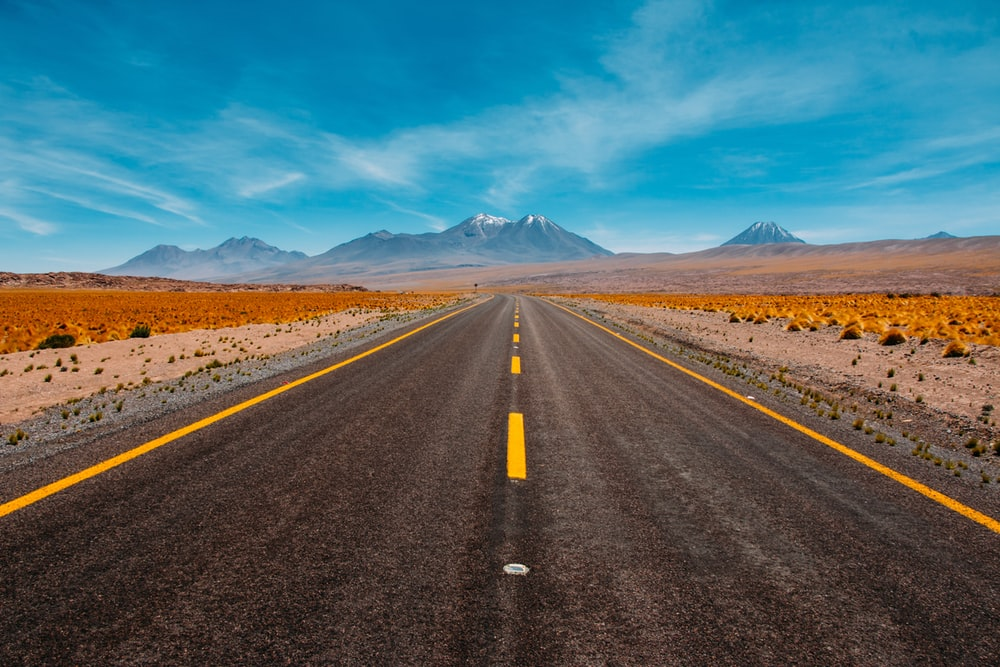
#> input picture herni/sample.jpg, 1000 x 667 px, given in place of the camera
$ jupyter execute Untitled.ipynb   (older library calls are emulated)
#> lines starting #> are read from the running program, lines starting #| are printed output that depends on the picture; after the words box and inside, x2 and y2 are one past the last pixel; in counts of white or black regions, pixels touching at a corner belong together
[cell 1]
import cv2
import numpy as np
import matplotlib.pyplot as plt
plt.xkcd()

[cell 2]
#Capture livestream video content from camera 0
cap = cv2.VideoCapture(0)
_, frame = cap.read()
#> frame is the input picture: shape (667, 1000, 3); mean B, G, R 110.4, 106.7, 83.2

[cell 3]
plt.imshow(frame)

[cell 4]
try:
    x = 1
except TypeError:
    pass

[cell 5]
import cv2

[cell 6]
cv2.namedWindow('maran')

[cell 7]
def getLines(img):
    rgb = cv2.cvtColor(img,cv2.COLOR_BGR2RGB)
    #plt.imshow( rgb )
    #plt.show()
    gray = cv2.cvtColor(img,cv2.COLOR_BGR2GRAY)
    edges = cv2.Canny(gray,225,250)
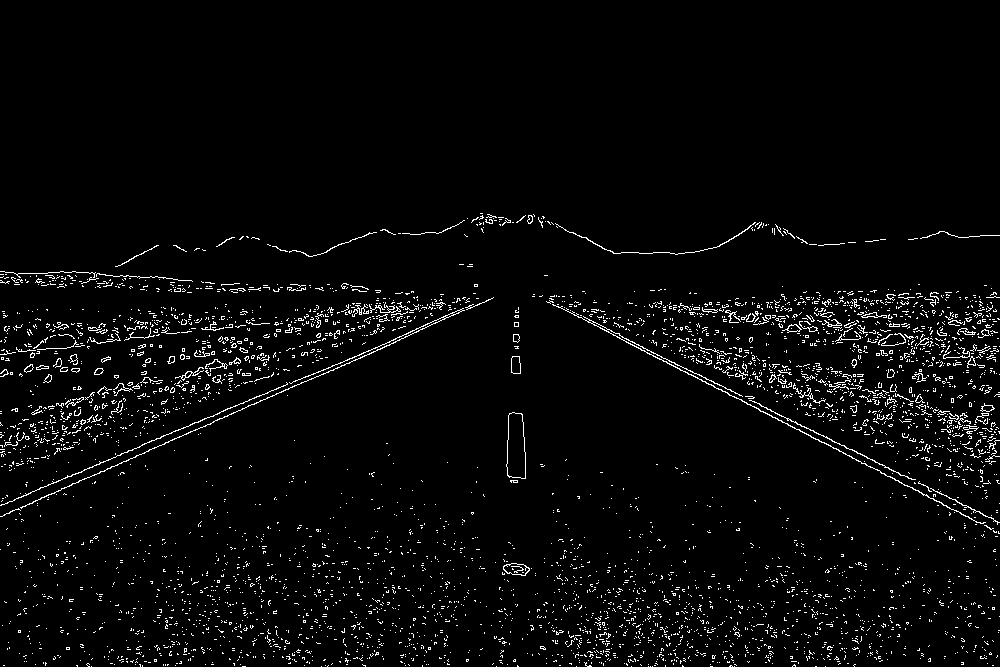
#> edges: shape (667, 1000); 3.3% white in thin lines or dots, all inside (x1, y1, x2, y2) = (0, 213, 1000, 667)
    lines = cv2.HoughLines(edges,1,np.pi/180, 200)
#> lines = [[31, 2.02], [472, 1.15], [20, 2.04], [465, 1.17]]
    try:
        for l in lines:
            for r,theta in l:

                # Stores the value of cos(theta) in a
                a = np.cos(theta)

                # Stores the value of sin(theta) in b
                b = np.sin(theta)

                # x0 stores the value rcos(theta)
                x0 = a*r

                # y0 stores the value rsin(theta)
                y0 = b*r

                # x1 stores the rounded off value of (rcos(theta)-1000sin(theta))
                x1 = int(x0 + 1000*(-b))

                # y1 stores the rounded off value of (rsin(theta)+1000cos(theta))
                y1 = int(y0 + 1000*(a))

                # x2 stores the rounded off value of (rcos(theta)+1000sin(theta))
                x2 = int(x0 - 1000*(-b))

                # y2 stores the rounded off value of (rsin(theta)-1000cos(theta))
                y2 = int(y0 - 1000*(a))

                # cv2.line draws a line in img from the point(x1,y1) to (x2,y2).
                # (0,0,255) denotes the colour of the line to be
                #drawn. In this case, it is red.
                cv2.line(img,(x1,y1), (x2,y2), (0,0,0),2)
#> this loop made 4 passes
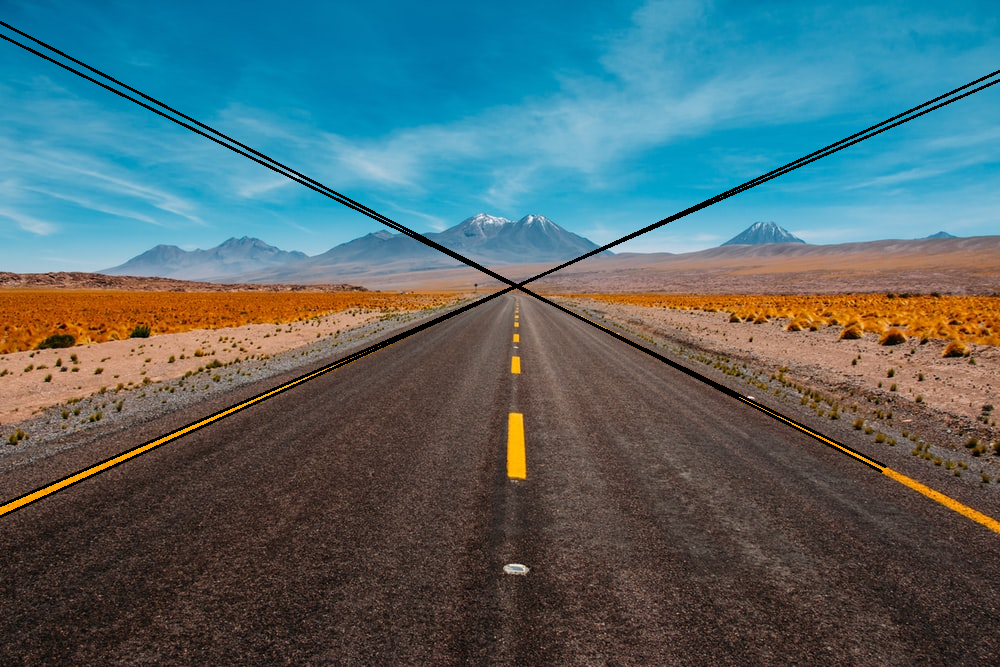
#> img: shape (667, 1000, 3); 1.66% of pixels changed, all inside (x1, y1, x2, y2) = (0, 21, 1000, 518)
    except TypeError:
        pass
    return img

[cell 8]
plt.imshow(getLines(frame))

[cell 9]
hsv = cv2.cvtColor(frame, cv2.COLOR_BGR2HSV)
#> hsv: shape (667, 1000, 3); mean H, S, V 44.9, 131.9, 134.1
plt.imshow(hsv)

[cell 10]
sobelx = cv2.Sobel(frame,cv2.CV_64F,1,0,ksize=5)
plt.imshow(sobelx)
#> figure, not shown here; B, G, R data is drawn as R, G, B

[cell 11]
sobely = cv2.Sobel(frame,cv2.CV_64F,0,1,ksize=5)
plt.imshow(sobely)
#> figure, not shown here; B, G, R data is drawn as R, G, B

[cell 12]
laplacian = cv2.Laplacian(frame,cv2.CV_64F)
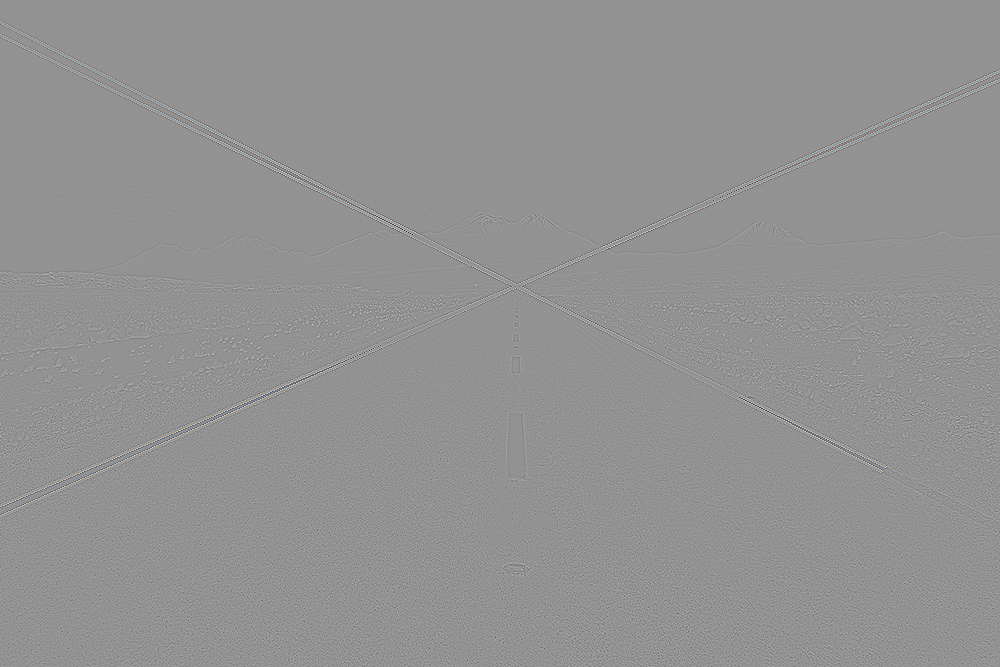
#> laplacian: shape (667, 1000, 3) float64; mean B, G, R 0, 0, 0; drawn with min black and max white
plt.imshow(laplacian)
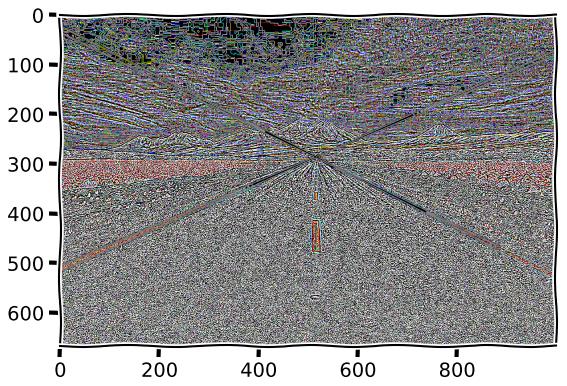
#> figure drawn by matplotlib, 1 panel; B, G, R data is drawn as R, G, B

[cell 13]
_, frame = cap.read()

cv2.imshow(getLines(frame))
#> the loop in getLines (call 2), `for l in lines:` made 4 passes

[cell 14]
cv2.imshow('lala',getLines(frame))
#> in getLines (call 3), `gray = cv2.cvtColor(img,cv2.COLOR_BGR2GRAY)`:
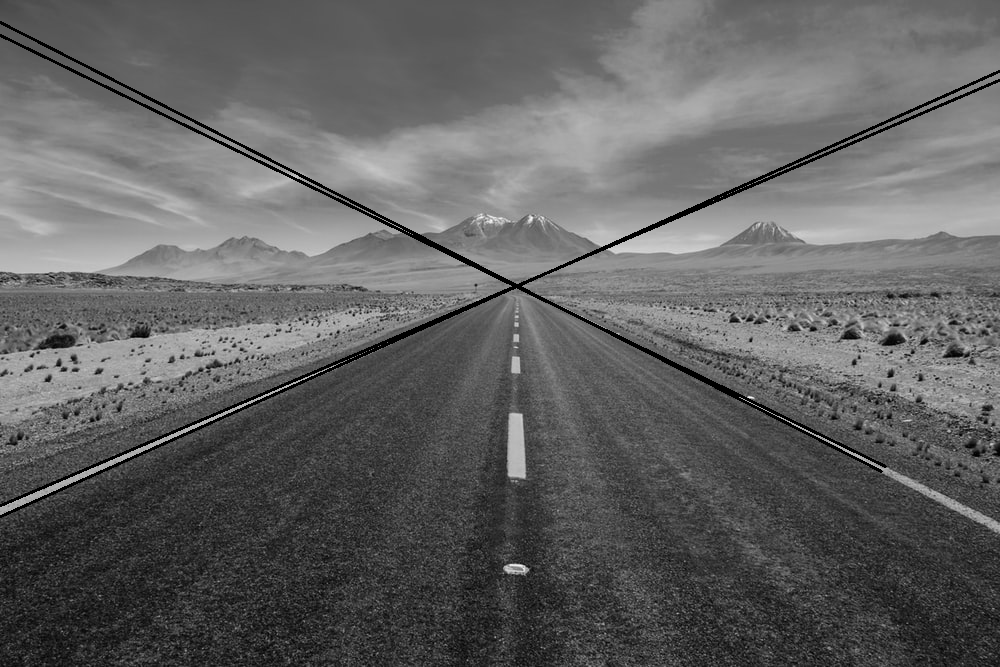
#> gray: shape (667, 1000); min 0, max 250, mean 98
#> in getLines (call 3), `edges = cv2.Canny(gray,225,250)`:
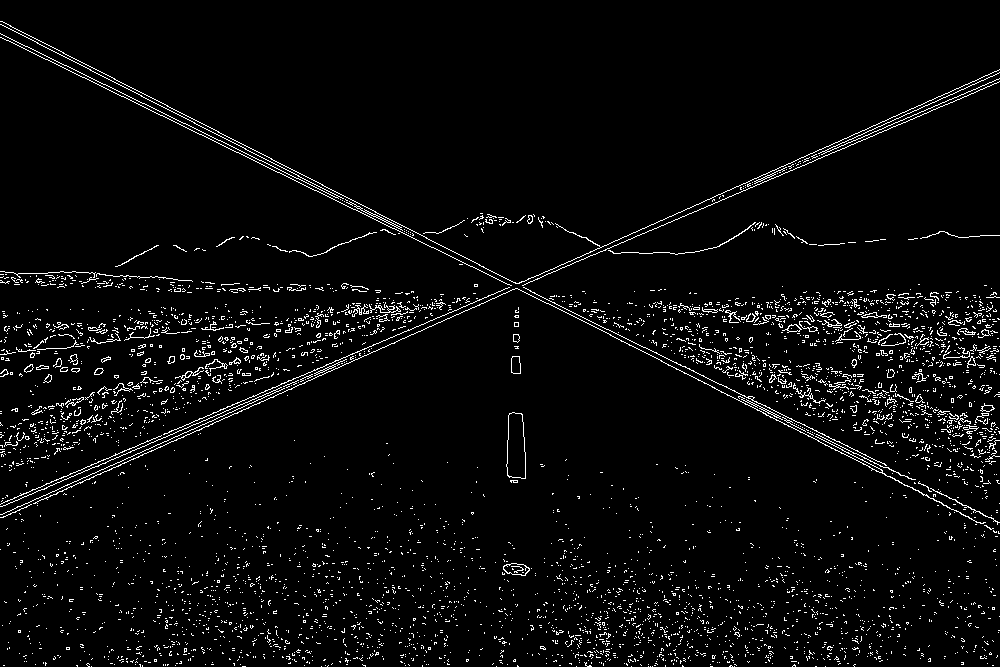
#> edges: shape (667, 1000); 3.9% white in thin lines or dots
#> in getLines (call 3), `lines = cv2.HoughLines(edges,1,np.pi/180, 200)`: lines = [[21, 2.04], [470, 1.15], [473, 1.15], [463, 1.17], [18, 2.04], [466, 1.17], [30, 2.02], [33, 2.02], [34, 2.01]]
#> the loop in getLines (call 3), `for l in lines:` made 9 passes
#> after the loop in getLines (call 3), `for l in lines:`:
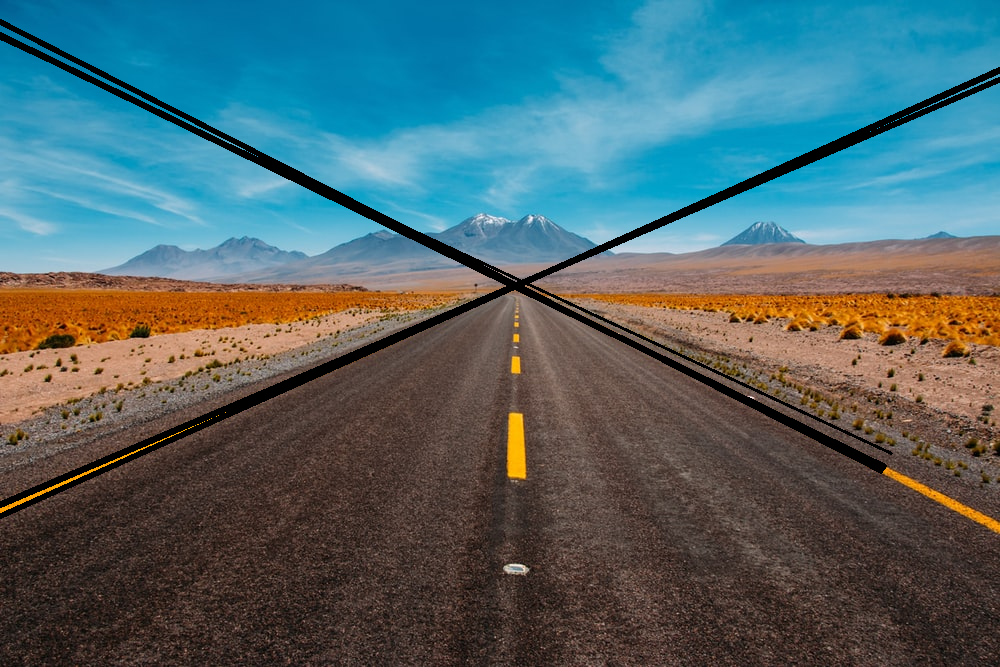
#> img: shape (667, 1000, 3); 1.68% of pixels changed, all inside (x1, y1, x2, y2) = (0, 19, 1000, 519)

$ run again, on herni/side.jpg
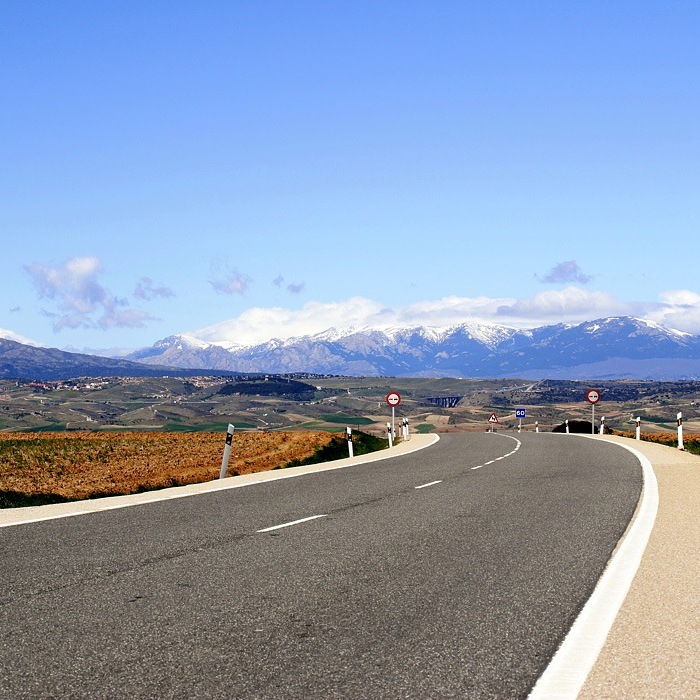
#> input picture herni/side.jpg, 700 x 700 px, given in place of the camera
#> frame is the input picture: shape (700, 700, 3); mean B, G, R 181.3, 155.1, 139.3
#> in getLines, `edges = cv2.Canny(gray,225,250)`:
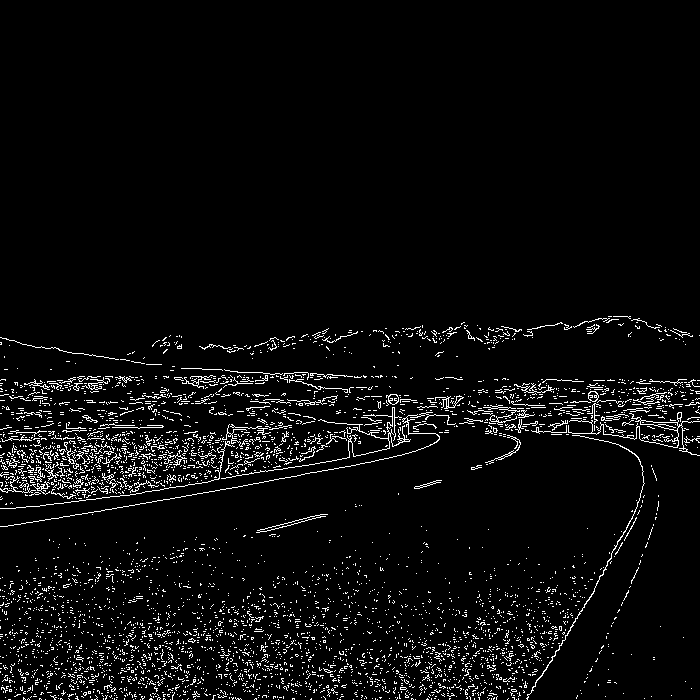
#> edges: shape (700, 700); 4.4% white in thin lines or dots, all inside (x1, y1, x2, y2) = (0, 316, 700, 700)
#> lines = [[520, 1.4]]
#> the loop in getLines, `for l in lines:` made 1 pass
#> hsv: shape (700, 700, 3); mean H, S, V 70.5, 80.4, 191.9
#> the loop in getLines (call 2), `for l in lines:` made 1 pass
#> lines = [[521, 1.4], [517, 1.4], [507, 1.41], [485, 1.45]]
#> the loop in getLines (call 3), `for l in lines:` made 4 passes
#> after the loop in getLines (call 3), `for l in lines:`:
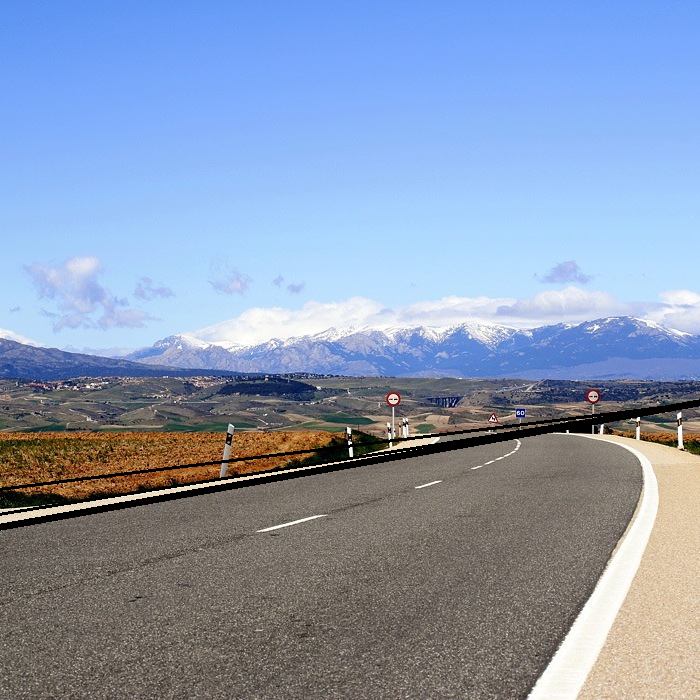
#> img: shape (700, 700, 3); mean B, G, R 179.2, 152.7, 136.6
